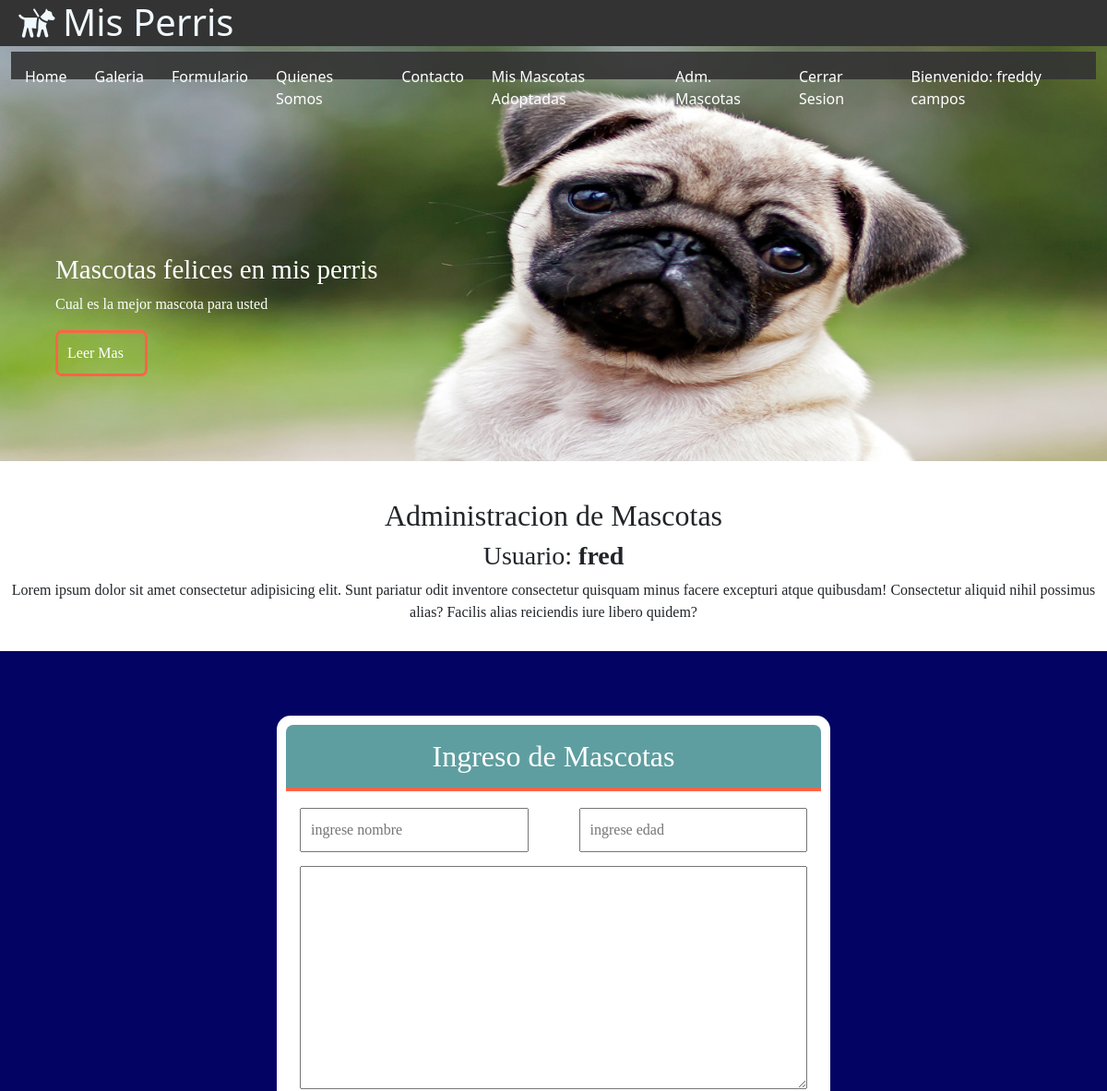
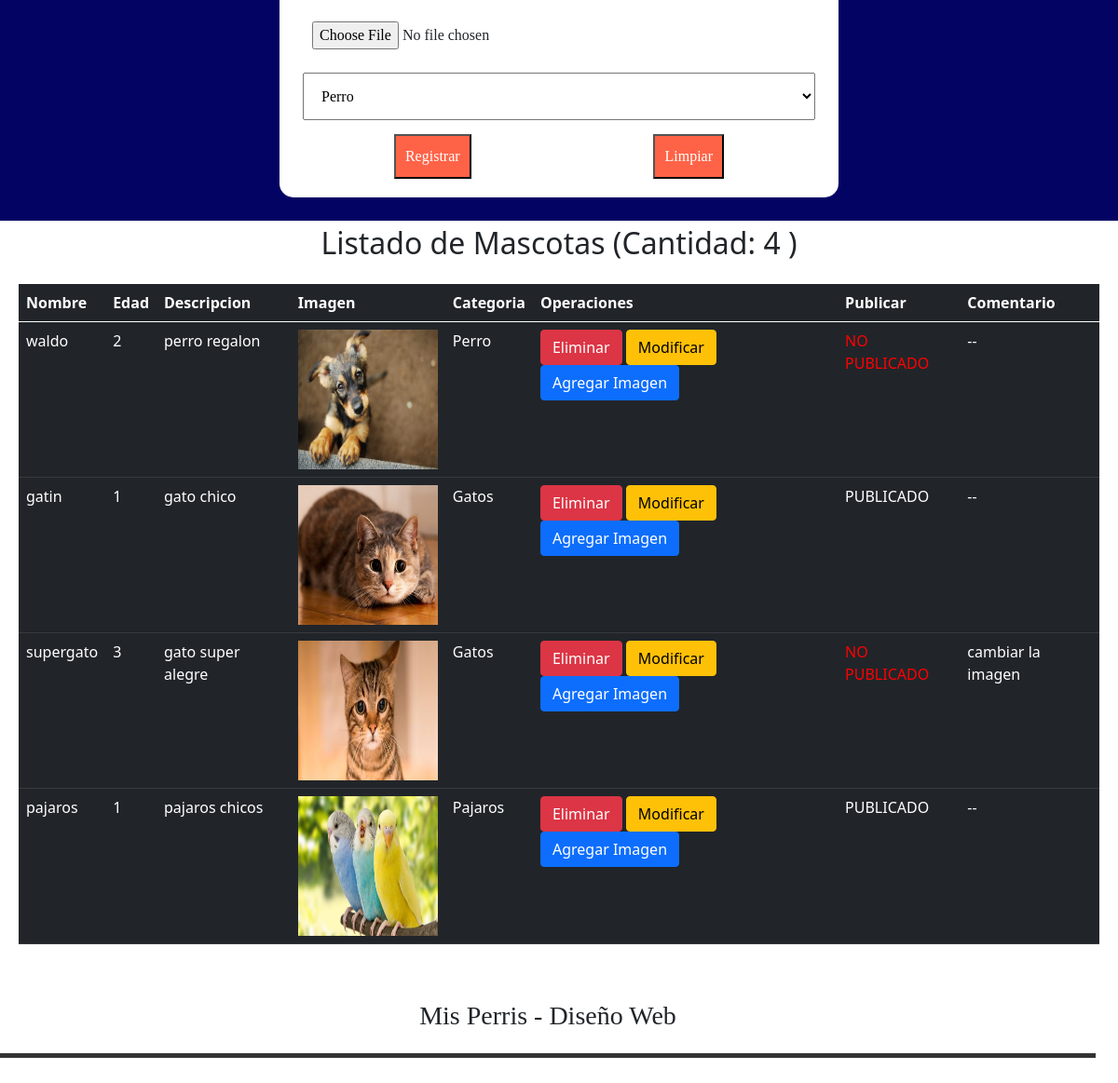
Page /registro/ (signed in) on the committed database (2 pictures, top to bottom).
### misPerris/models.py (models this page shows, shortened)
class Mascota(models.Model):
    nombre = models.CharField(primary_key=True,max_length=45)
    edad = models.IntegerField()
    descripcion = models.TextField()
    imagen = models.ImageField(upload_to='mascotas',default='mascotas/sin_foto.jpg')
    publicar = models.BooleanField(default=False)
    comentario = models.TextField(default='--')
    usuario = models.CharField(null=True,max_length=45)
    tipo = models.ForeignKey(TipoMascota, on_delete=models.CASCADE)
    dueno = models.CharField(max_length=45,default='--')

class TipoMascota(models.Model):
    nombre = models.CharField(primary_key=True,max_length=25)
    annos = models.IntegerField()
    imagen = models.ImageField(upload_to='cate',null=True)

### misPerris/views.py (the view, shortened to what this page needs)
# urls.py: path('registro/', registro,name='REG'),
@login_required(login_url='/login/')
@permission_required('misPerris.add_mascota',login_url='/login/')
def registro(request):
    tipos = TipoMascota.objects.all() # select * from TipoMascota
    nom_user = request.user.username # recuperar el nombre del usuario actual
    mensaje=""
    mascotas = Mascota.objects.filter(usuario=nom_user)
    cant =  Mascota.objects.filter(usuario=nom_user).count()
    contexto = {"tipos":tipos,"mensaje":mensaje,"masc":mascotas,"cantidad":cant}
    return render(request, "core/registro.html",contexto)

### misPerris/templates/core/registro.html (shortened to what this page needs)
{% extends "core/plantilla.html" %}
{% load static %}
{% block css %}
<link rel="stylesheet" href="{% static 'css/formulario.css' %}">
<link href="https://cdn.jsdelivr.net/npm/bootstrap@5.0.1/dist/css/bootstrap.min.css" rel="stylesheet"
>
{% endblock css %}
{% block contenido %}
<section id="bienvenido">
    <h2>Administracion de Mascotas</h2>
    <h3>Usuario: <b>{{user.username}}</b> </h3>
    <p>Lorem ipsum dolor sit amet consectetur adipisicing elit. Sunt pariatur odit inventore consectetur
        quisquam minus facere excepturi atque quibusdam! Consectetur aliquid nihil possimus alias? Facilis alias
        reiciendis iure libero quidem?</p>
</section>
<section id="formu">
    <form class="form-registro" action="{% url 'REG' %}" enctype="multipart/form-data" method="POST"
        onsubmit="return valida()">
        <h2 class="form-titulo">Ingreso de Mascotas</h2>
        <div class="contenedor-input">
            <input class="col-48" type="text" name="txtNombre" id="txtNombre" placeholder="ingrese nombre " required
                minlength="3" maxlength="20" pattern="[A-Za-z ]{3,20}" title="ingrese un nombre valido">
            <input class="col-48" type="number" name="txtEdad" id="txtEdad" required placeholder="ingrese edad">
            <textarea name="txtDesc" class="col-100" style="margin-top: 15px;" id="txtDesc" cols="30"
                rows="10"></textarea>
            <input class="col-100" style="margin-top: 15px;" type="file" name="txtImg" id="txtImg">
            <select class="col-100" style="margin-top: 15px;padding: 15px;margin-bottom: 15px;" name="cboTipo"
                id="cboTipo">
                {% for item in tipos %}
                <option value="{{item.nombre}}">{{item.nombre}}</option>
                {% endfor %}
            </select>
            <input class="btn-enviar" type="submit" value="Registrar">
            <input class="btn-enviar" type="reset" value="Limpiar">
        </div>
    </form>
</section>
<div style="text-align: center;font-size: xx-large;">Listado de Mascotas (Cantidad: {{cantidad}} )</div>
<div id="listado" style="margin:20px">
    <table class="table table-dark">
        <thead>
            <tr>
                <th>Nombre</th>
                <th>Edad</th>
                <th>Descripcion</th>
                <th>Imagen</th>
                <th>Categoria</th>
                <th>Operaciones</th>
                <th>Publicar</th>
                <th>Comentario</th>
            </tr>
        </thead>
        <tbody>
            {% for reg in masc %}
            <tr>
                <td>{{reg.nombre}}</td>
                <td>{{reg.edad}}</td>
                <td>{{reg.descripcion}}</td>
                <td>
                    <img src='{{reg.imagen.url}}' width="150px" height="150px">
                </td>
                <td>{{reg.tipo.nombre}}</td>
                <td>
                    <button class="btn btn-danger" onclick="eliminar('{{reg.nombre}}')">Eliminar</button>
                    <button class="btn btn-warning" onclick="modificar('{{reg.nombre}}')">Modificar</button>
                    <button class="btn btn-primary" onclick="galeria('{{reg.nombre}}')" data-bs-toggle="modal"
                        data-bs-target="#exampleModal">Agregar
                        Imagen</button>
                </td>
                <td>
                    {% if reg.publicar %}
                    PUBLICADO
                    {% else %}
                    <DIV style="color: red;"> NO PUBLICADO</DIV>
                    {% endif %}
                </td>
                <td>
                    {{reg.comentario}}
                </td>
            </tr>
            {% endfor %}
        </tbody>
    </table>
</div>
{% endblock contenido %}

### misPerris/templates/core/plantilla.html (shortened to what this page needs)
{% load static %}
<!DOCTYPE html>
<html lang="en">
<head>
    <link rel="stylesheet" href="{% static 'css/estilos.css' %}">
    {% block css %}
    {% endblock css %}
</head>
<body>
    <header>
        <div class="contenedor">
            <h1 class="icon-guidedog">Mis Perris</h1>
            <nav class="menu">
                <a href="{% url 'INDEX' %}">Home</a>
                <a href="{% url 'GALE' %}">Galeria</a>
                <a href="{% url 'FORMU' %}">Formulario</a>
                <a href="">Quienes Somos</a>
                <a href="">Contacto</a>
                {% if user.is_authenticated %}
                    <a href="{% url 'ADMADOPTAR' %}">Mis Mascotas Adoptadas</a>
                    <a href="{% url 'REG' %}">Adm. Mascotas</a>
                    <a href="{% url 'LOGOUT' %}">Cerrar Sesion</a>
                    <a href="">Bienvenido: {{user.first_name}} {{user.last_name}}</a>
                {% else %}
                    <a href="{% url 'LOGIN' %}">Login</a>
                    <a href="{% url 'CREARUSUARIO' %}">Crear Usuario</a>
                {% endif %}
            </nav>
        </div>
    </header>
    <main>
        <section id="banner">
            <img src="{% static 'img/perro1.jpg' %}" alt="">
            <div class="contenedor">
                <h2>Mascotas felices en mis perris</h2>
                <p>Cual es la mejor mascota para usted</p>
                <a href="">Leer Mas</a>
            </div>
        </section>
    {% block contenido %}
    {% endblock contenido %}
    </main>
    <footer>
        <div class="contenedor">
            <h3>Mis Perris - Diseño Web</h3>
        </div>
    </footer>
</body>
</html>

### misPerris/static/css/estilos.css (style rules this page uses)
* { margin: 0; padding: 0; }
header { width: 100%; height: 50px; background: #333; color: aliceblue; top: 0; left: 0; z-index: 100; position: fixed; }
h1 { float: left; }
.contenedor { width: 98%; margin: auto; }
footer { font-family: cursive; text-align: center; font-size: 10px; }
footer .contenedor { margin: 45px 0px; padding: 15px; border-bottom: solid 5px rgb(51, 51, 51); }

### misPerris/static/css/formulario.css (style rules this page uses)
#formu { background: rgb(3, 3, 100); font-family: cursive; padding: 25px; }
.form-titulo { background: cadetblue; color: white; padding: 15px; text-align: center; border-radius: 8px 8px 0px 0px; border-bottom: solid 4px tomato; }
.form-registro { padding: 10px; width: 95%; margin: auto; max-width: 600px; margin-top: 45px; background: white; border-radius: 15px; }
.contenedor-input { padding: 10px; display: flex; padding: 10px 15px; flex-wrap: wrap; justify-content: space-between; }
input { padding: 10px; margin-bottom: 10px; }
.col-48 { width: 45%; }
.col-100 { width: 100%; }
.btn-enviar { background: tomato; color: white; margin:auto; }

### misPerris/static/css/menu.css (style rules this page uses)
.menu { position: absolute; top: 50px; left: 0; width: 100%; height: 100vh; background: rgb(51, 51, 51,0.9); transform: translateX(-100%); transition: all 1.5s; }
.menu a { display: block; color: white; text-decoration: none; height: 20px; padding: 15px; border-bottom: solid 1px rgb(255, 255, 255,0.3); }
@media (min-width:1024px) { .menu { position: static; width: auto; height: auto; float: right; display: flex; transform: translateX(0%); } }
@media (min-width:1024px) { .menu a { border-bottom: none; } }

### misPerris/static/css/banner.css (style rules this page uses)
#banner { position: relative; margin-top: 50px; }
#banner img { width: 100%; height: 450px; }
#banner .contenedor { position: absolute; top: 50%; left: 5%; color: white; font-family: cursive; width: 80%; }
#banner .contenedor h2 { font-size: 29px; }
#banner .contenedor a { text-decoration: none; border: solid 3px tomato; margin-top: 15px; display: block; width: 100px; padding: 10px; color: white; border-radius: 7px; }

### misPerris/static/css/bienvenida.css (style rules this page uses)
#bienvenido { font-family: cursive; text-align: center; margin-top: 40px; margin-bottom: 30px; }

### rows in the picture
Mascota: nombre "waldo", edad "2", descripcion "perro regalon", imagen (picture), tipo.nombre "Perro", publicar "NO PUBLICADO", comentario "--"
Mascota: nombre "gatin", edad "1", descripcion "gato chico", imagen (picture), tipo.nombre "Gatos", publicar "PUBLICADO", comentario "--"
Mascota: nombre "supergato", edad "3", descripcion "gato super alegre", imagen (picture), tipo.nombre "Gatos", publicar "NO PUBLICADO", comentario "cambiar la imagen"
Mascota: nombre "pajaros", edad "1", descripcion "pajaros chicos", imagen (picture), tipo.nombre "Pajaros", publicar "PUBLICADO", comentario "--"

### other values in the picture
{{ user.first_name }} "freddy"
{{ user.last_name }} "campos"
{{ user.username }} "fred"
{{ cantidad }} "4"
form field cboTipo "Perro"
